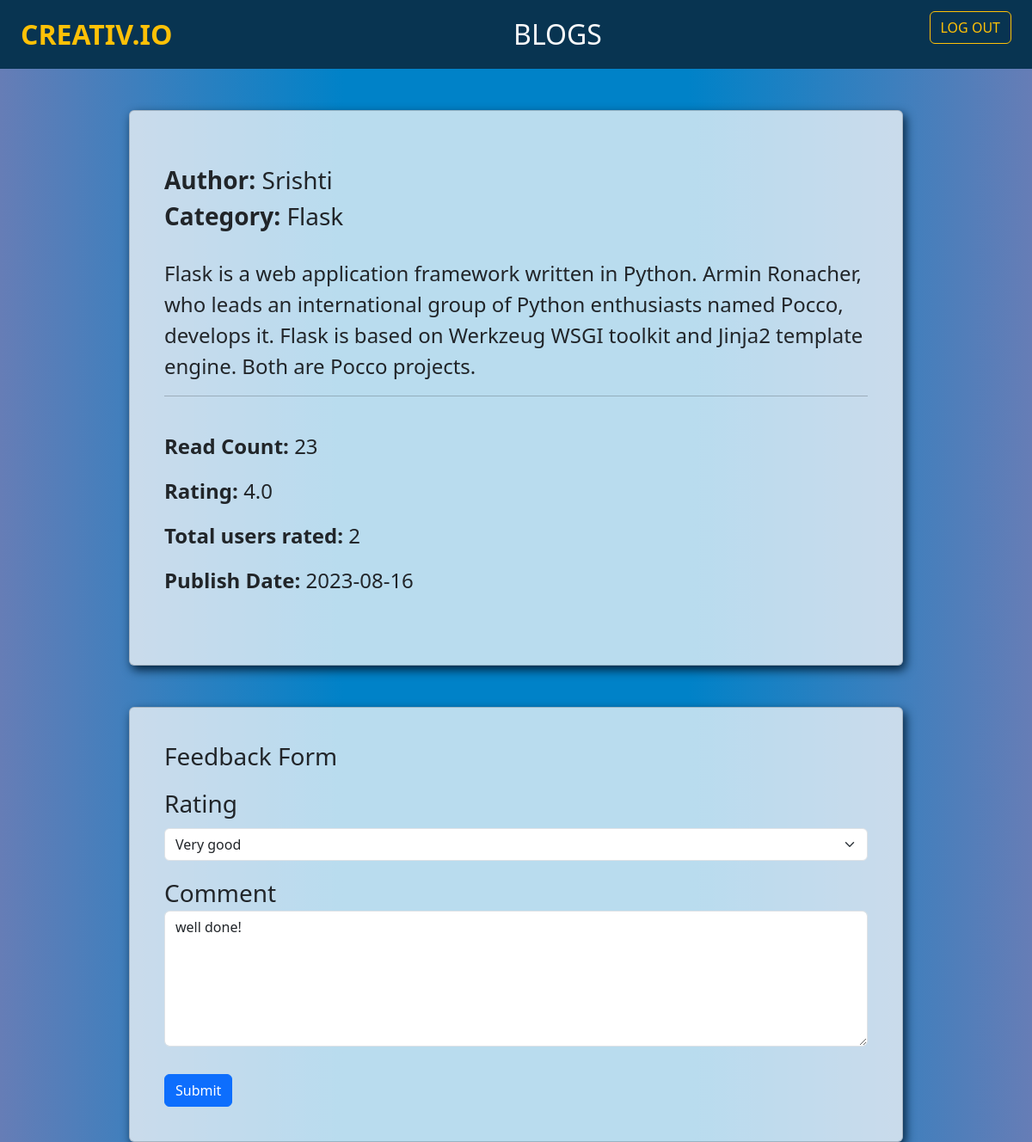
The page /blogDetail/2/Flask/Srishti (signed in) on the database its author committed.
### models.py (models this page shows)
class Blog(db.Model):
    blog_id = db.Column(db.Integer, primary_key=True)
    auth_id = db.Column(db.Integer, db.ForeignKey(Users.id), nullable=False)
    cat_id = db.Column(db.Integer, db.ForeignKey(Category.cat_id))
    blog_date = db.Column(db.DateTime)
    blog_text = db.Column(db.Text, nullable=False)
    blog_rating = db.Column(db.Integer, default=0)
    blog_count = db.Column(db.Integer, default=0)

class Comments(db.Model):
    com_id = db.Column(db.Integer, primary_key=True)
    blog_id = db.Column(db.Integer, db.ForeignKey(Blog.blog_id))
    user_id = db.Column(db.Integer, db.ForeignKey(Users.id))
    comment = db.Column(db.Text)
    rating = db.Column(db.Integer)
    com_date = db.Column(db.DateTime)

### routes.py (the view, shortened to what this page needs)
@app.route('/blogDetail/<int:blog_id>/<string:cat_name>/<string:name>', methods=['POST', 'GET'])
@login_required
def blog_detail(blog_id, cat_name, name):
    blog = Blog.query.get(blog_id)
    record = Comments.query.filter_by(blog_id=blog.blog_id).filter_by(user_id=current_user.id).first()
    if request.method == 'GET':
        if current_user.id != blog.auth_id:
            blog.blog_count = blog.blog_count + 1
            db.session.commit()
        rating = db.session.query(func.avg(Comments.rating)).filter_by(blog_id=int(blog_id)).first()[0]
        if rating:
            rating=round(rating,2)
        blogdate=blog.blog_date
        blogdate=blogdate.date()
        if record is not None:
            return render_template('blog_detail.html', blog=blog, rating=rating, name=name, cat_name=cat_name,
                                   comment_text=record.comment, prev_rating=record.rating,blog_date=blogdate)
        else:
            return render_template('blog_detail.html', blog=blog, rating=rating, name=name, cat_name=cat_name,
                                   comment_text="", prev_rating="",blog_date=blogdate)

### models.py (called while the page is built)
@login.user_loader
def load_user(id):
    return Users.query.get(int(id))

### templates/blog_detail.html (shortened to what this page needs)
{% extends 'base.html' %}
{% block content %}
  <div class="card mx-auto  p-4 w-75 ">
    <div class="card-body my-4">
      <h2 class="fs-3"><b>Author:</b> {{ name }}</h2>
      <h2 class="fs-3"><b>Category:</b> {{ cat_name }}</h2>
      <br>
      <p class="fs-4">
      {{blog.blog_text|safe}}
      </p>
      <hr>
      <br>
      <p class="fs-4"><b>Read Count:</b> {{blog.blog_count}}</p>
      <p class="fs-4"><b>Rating:</b> {{rating}}</p>
      <p class="fs-4"><b>Total users rated:</b> {{blog.blog_rating}}</p>
      <p class="fs-4"><b>Publish Date:</b> {{blog_date}}</p>
    </div>
  </div>
{%if current_user.username!=name%}
  <div class="card mx-auto mt-5 p-4 w-75 fs-3">
    <div class="card-body">
      <h3>Feedback Form</h3>
      <form action="/blogDetail/{{blog.blog_id}}/{{cat_name}}/{{name}}" method="post" class="form">
        <div class="mt-3">
          <label for="" class="form-label">Rating</label>
          <br>
          <select name="rating" class="form-select">
            <option value="5"  {% if prev_rating == 5 %} selected {% endif %}>Very good</option>
          </select>
        </div>
        <div class="my-3">
          <label for="" class="align-middle d-block">Comment</label>
          <textarea name="comment" class="form-control" cols="30" rows="6">{{comment_text}}</textarea>
        </div>
        <button type="submit" class="btn btn-primary mt-3">Submit</button>
      </form>
    </div>
  </div>
{%endif%}
{% endblock %}

### static/css/style.css (style rules this page uses)
* { box-sizing: border-box !important; transition: ease all 0.5s; }
html { scroll-behavior: smooth; }
*, *::after, *::before { -webkit-box-sizing: border-box; -moz-box-sizing: border-box; box-sizing: border-box; }
body { color:white; background: #667db6; background: -webkit-linear-gradient(to right, #667db6, #0082c8, #0082c8, #667db6); background: linear-gradient(to right, #667db6, #0082c8, #0082c8, #667db6); }
.card { background-color:rgba(253, 253, 253, 0.735); box-shadow: 3px 5px 12px rgb(4, 34, 59); }

### rows shown on the page
Blog: blog_text "Flask is a web application framework written in Python. Armin Ronacher, who leads an international group of Python enthusiasts named Pocco, develops it. Flask is based on Werkzeug WSGI toolkit and Jinja2 template engine. Both are Pocco projects.", blog_count "23", blog_rating "2"
Comments: comment "well done!"

### other values the page prints
{{ name }} "Srishti"
{{ cat_name }} "Flask"
{{ rating }} "4.0"
{{ blog_date }} "2023-08-16"
